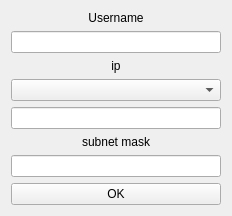
<?xml version="1.0" encoding="UTF-8"?>
<ui version="4.0">
 <class>Settings</class>
 <widget class="QWidget" name="Settings">
  <property name="geometry">
   <rect>
    <x>0</x>
    <y>0</y>
    <width>232</width>
    <height>205</height>
   </rect>
  </property>
  <property name="windowTitle">
   <string>Settings</string>
  </property>
  <property name="windowIcon">
   <iconset resource="icons.qrc">
    <normaloff>:/icons/settings.png</normaloff>:/icons/settings.png</iconset>
  </property>
  <layout class="QVBoxLayout" name="verticalLayout">
   <item>
    <widget class="QLabel" name="labelUser">
     <property name="sizePolicy">
      <sizepolicy hsizetype="Expanding" vsizetype="Expanding">
       <horstretch>0</horstretch>
       <verstretch>0</verstretch>
      </sizepolicy>
     </property>
     <property name="text">
      <string>Username</string>
     </property>
     <property name="alignment">
      <set>Qt::AlignCenter</set>
     </property>
    </widget>
   </item>
   <item>
    <widget class="QLineEdit" name="lineEditUser">
     <property name="sizePolicy">
      <sizepolicy hsizetype="Expanding" vsizetype="Expanding">
       <horstretch>0</horstretch>
       <verstretch>0</verstretch>
      </sizepolicy>
     </property>
    </widget>
   </item>
   <item>
    <widget class="QLabel" name="labelIP">
     <property name="sizePolicy">
      <sizepolicy hsizetype="Expanding" vsizetype="Expanding">
       <horstretch>0</horstretch>
       <verstretch>0</verstretch>
      </sizepolicy>
     </property>
     <property name="text">
      <string>ip</string>
     </property>
     <property name="alignment">
      <set>Qt::AlignCenter</set>
     </property>
    </widget>
   </item>
   <item>
    <widget class="QComboBox" name="boxIp">
     <property name="sizePolicy">
      <sizepolicy hsizetype="Expanding" vsizetype="Expanding">
       <horstretch>0</horstretch>
       <verstretch>0</verstretch>
      </sizepolicy>
     </property>
    </widget>
   </item>
   <item>
    <widget class="QLineEdit" name="lineEditIp">
     <property name="sizePolicy">
      <sizepolicy hsizetype="Expanding" vsizetype="Expanding">
       <horstretch>0</horstretch>
       <verstretch>0</verstretch>
      </sizepolicy>
     </property>
    </widget>
   </item>
   <item>
    <widget class="QLabel" name="label">
     <property name="sizePolicy">
      <sizepolicy hsizetype="Expanding" vsizetype="Expanding">
       <horstretch>0</horstretch>
       <verstretch>0</verstretch>
      </sizepolicy>
     </property>
     <property name="text">
      <string>subnet mask</string>
     </property>
     <property name="alignment">
      <set>Qt::AlignCenter</set>
     </property>
    </widget>
   </item>
   <item>
    <widget class="QLineEdit" name="lineEditMask">
     <property name="sizePolicy">
      <sizepolicy hsizetype="Expanding" vsizetype="Expanding">
       <horstretch>0</horstretch>
       <verstretch>0</verstretch>
      </sizepolicy>
     </property>
    </widget>
   </item>
   <item>
    <widget class="QPushButton" name="pushButton">
     <property name="sizePolicy">
      <sizepolicy hsizetype="Expanding" vsizetype="Expanding">
       <horstretch>0</horstretch>
       <verstretch>0</verstretch>
      </sizepolicy>
     </property>
     <property name="text">
      <string>OK</string>
     </property>
    </widget>
   </item>
  </layout>
 </widget>
 <resources>
  <include location="icons.qrc"/>
 </resources>
 <connections/>
</ui>
